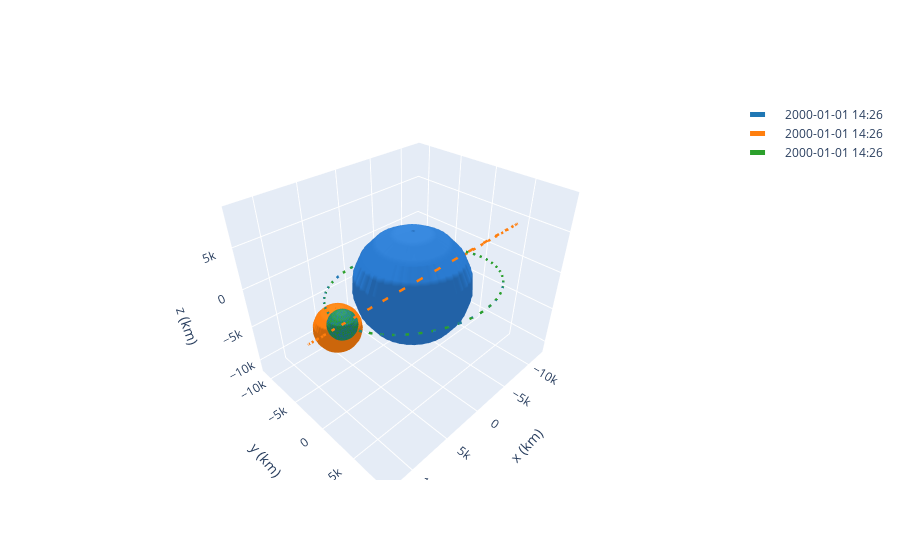

Notebook source saved alongside this figure:
### Code cell
import CustomManeuvres


inc_change = CustomManeuvres.simple_inc_change(otv, deb_1)

# Get the transfer time of the hoh_phas
transfer_time = inc_change.get_total_time()

# Propagate all debris to the end of the transfer
deb_1 = deb_1.propagate(transfer_time)
deb_2 = deb_2.propagate(transfer_time)

# Apply the maneuver to the otv
otv = otv.apply_maneuver(inc_change)

print('otv inc', otv.inc << u.deg)
print('deb_1 inc', deb_1.inc << u.deg)

# Plot the results
frame = OrbitPlotter3D()
frame.plot(deb_1)
frame.plot(deb_2)
frame.plot(otv)

### Figure 1 — Plotly figure (JSON) as saved in the notebook; plotly's stock layout.template omitted (floating-point values rounded to 4 significant figures; data arrays with more than 128 entries replaced by an {"elided": "..."} marker saying what was removed)
{"data": [{"cauto": false, "cmax": 1, "cmin": 1, "colorscale": [[0, "#2a7bd1"], [1, "#2a7bd1"]], "name": "Earth", "showscale": false, "type": "surface", "x": {"elided": "20x20 float values"}, "y": {"elided": "20x20 float values"}, "z": {"elided": "20x20 float values"}}, {"line": {"color": "rgb(31, 119, 180)", "dash": "dash", "width": 5}, "mode": "lines", "name": "2000-01-01 14:26", "type": "scatter3d", "x": {"elided": "150 float values"}, "y": {"elided": "150 float values"}, "z": {"elided": "150 float values"}}, {"cauto": false, "cmax": 1, "cmin": 1, "colorscale": [[0, "rgb(31, 119, 180)"], [1, "rgb(31, 119, 180)"]], "name": "2000-01-01 14:26", "showscale": false, "type": "surface", "x": {"elided": "20x20 float values"}, "y": {"elided": "20x20 float values"}, "z": {"elided": "20x20 float values"}}, {"cauto": false, "cmax": 1, "cmin": 1, "colorscale": [[0, "#2a7bd1"], [1, "#2a7bd1"]], "name": "Earth", "showscale": false, "type": "surface", "x": {"elided": "20x20 float values"}, "y": {"elided": "20x20 float values"}, "z": {"elided": "20x20 float values"}}, {"cauto": false, "cmax": 1, "cmin": 1, "colorscale": [[0, "#2a7bd1"], [1, "#2a7bd1"]], "name": "Earth", "showscale": false, "type": "surface", "x": {"elided": "20x20 float values"}, "y": {"elided": "20x20 float values"}, "z": {"elided": "20x20 float values"}}, {"line": {"color": "rgb(255, 127, 14)", "dash": "dash", "width": 5}, "mode": "lines", "name": "2000-01-01 14:26", "type": "scatter3d", "x": {"elided": "150 float values"}, "y": {"elided": "150 float values"}, "z": {"elided": "150 float values"}}, {"cauto": false, "cmax": 1, "cmin": 1, "colorscale": [[0, "rgb(255, 127, 14)"], [1, "rgb(255, 127, 14)"]], "name": "2000-01-01 14:26", "showscale": false, "type": "surface", "x": {"elided": "20x20 float values"}, "y": {"elided": "20x20 float values"}, "z": {"elided": "20x20 float values"}}, {"cauto": false, "cmax": 1, "cmin": 1, "colorscale": [[0, "#2a7bd1"], [1, "#2a7bd1"]], "name": "Earth", "showscale": false, "type": "surface", "x": {"elided": "20x20 float values"}, "y": {"elided": "20x20 float values"}, "z": {"elided": "20x20 float values"}}, {"cauto": false, "cmax": 1, "cmin": 1, "colorscale": [[0, "#2a7bd1"], [1, "#2a7bd1"]], "name": "Earth", "showscale": false, "type": "surface", "x": {"elided": "20x20 float values"}, "y": {"elided": "20x20 float values"}, "z": {"elided": "20x20 float values"}}, {"line": {"color": "rgb(44, 160, 44)", "dash": "dash", "width": 5}, "mode": "lines", "name": "2000-01-01 14:26", "type": "scatter3d", "x": {"elided": "150 float values"}, "y": {"elided": "150 float values"}, "z": {"elided": "150 float values"}}, {"cauto": false, "cmax": 1, "cmin": 1, "colorscale": [[0, "rgb(44, 160, 44)"], [1, "rgb(44, 160, 44)"]], "name": "2000-01-01 14:26", "showscale": false, "type": "surface", "x": {"elided": "20x20 float values"}, "y": {"elided": "20x20 float values"}, "z": {"elided": "20x20 float values"}}, {"cauto": false, "cmax": 1, "cmin": 1, "colorscale": [[0, "#2a7bd1"], [1, "#2a7bd1"]], "name": "Earth", "showscale": false, "type": "surface", "x": {"elided": "20x20 float values"}, "y": {"elided": "20x20 float values"}, "z": {"elided": "20x20 float values"}}], "layout": {"autosize": true, "scene": {"aspectmode": "data", "xaxis": {"title": {"text": "x (km)"}}, "yaxis": {"title": {"text": "y (km)"}}, "zaxis": {"title": {"text": "z (km)"}}}}}
